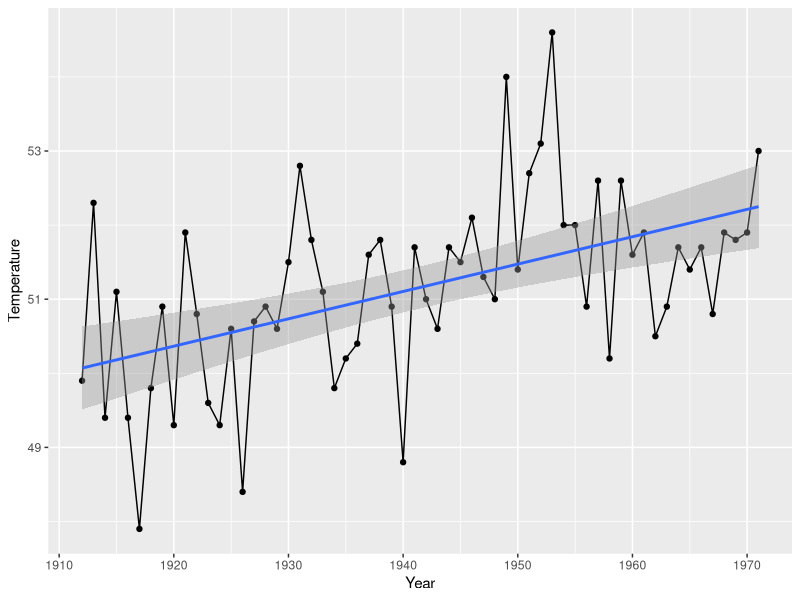

Reproduce this figure in R.
# Brett Waugh
# 11 March 2019
# week10.R
# Time Series and Visualization

# Required libraries. 
require(ggplot2)

# Look at data. 
nhtemp

# Convert to dataframe and add column names. 
df <- data.frame(seq(1912, 1971), nhtemp)

colnames(df) <- c("Year", "Temperature")

# Plot the graph. 
ggplot(df, aes(x=Year, y=Temperature)) + 
  geom_point() + 
  geom_line() +
  geom_smooth(method='lm')